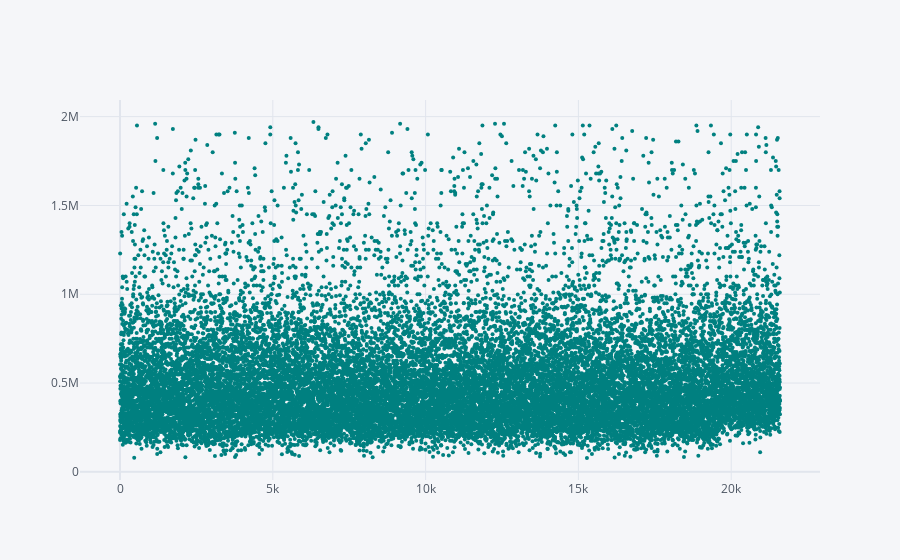

The notebook cell saved with this chart:
### Code cell
not_top_1_percent['price'].iplot(mode="markers",size=4,color='teal')

### Figure 1 — Plotly figure (JSON) as saved in the notebook; plotly's stock layout.template omitted (floating-point values rounded to 4 significant figures; data arrays with more than 128 entries replaced by an {"elided": "..."} marker saying what was removed)
{"data": [{"line": {"color": "rgba(0, 128, 128, 1.0)", "dash": "solid", "shape": "linear", "width": 1.3}, "marker": {"size": 4, "symbol": "circle"}, "mode": "markers", "name": "price", "text": "", "type": "scatter", "x": {"elided": "21381 int values"}, "y": {"elided": "21381 int values"}}], "layout": {"legend": {"bgcolor": "#F5F6F9", "font": {"color": "#4D5663"}}, "paper_bgcolor": "#F5F6F9", "plot_bgcolor": "#F5F6F9", "title": {"font": {"color": "#4D5663"}}, "xaxis": {"gridcolor": "#E1E5ED", "showgrid": true, "tickfont": {"color": "#4D5663"}, "title": {"font": {"color": "#4D5663"}, "text": ""}, "zerolinecolor": "#E1E5ED"}, "yaxis": {"gridcolor": "#E1E5ED", "showgrid": true, "tickfont": {"color": "#4D5663"}, "title": {"font": {"color": "#4D5663"}, "text": ""}, "zerolinecolor": "#E1E5ED"}}}
